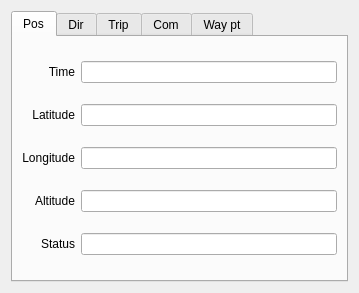
<ui version="4.0" >
 <author>Jim Morris</author>
 <class>MainWindow</class>
 <widget class="QWidget" name="MainWindow" >
  <property name="geometry" >
   <rect>
    <x>0</x>
    <y>0</y>
    <width>359</width>
    <height>293</height>
   </rect>
  </property>
  <layout class="QGridLayout" >
   <item row="0" column="0" >
    <widget class="QTabWidget" name="tabWidget" >
     <property name="currentIndex" >
      <number>0</number>
     </property>
     <widget class="QWidget" name="tab_3" >
      <attribute name="title" >
       <string>Pos</string>
      </attribute>
      <layout class="QGridLayout" >
       <item row="0" column="0" >
        <widget class="QLabel" name="label" >
         <property name="text" >
          <string>Time</string>
         </property>
         <property name="alignment" >
          <set>Qt::AlignRight|Qt::AlignTrailing|Qt::AlignVCenter</set>
         </property>
        </widget>
       </item>
       <item row="0" column="1" >
        <widget class="QLineEdit" name="time" >
         <property name="font" >
          <font>
           <pointsize>6</pointsize>
          </font>
         </property>
         <property name="readOnly" >
          <bool>true</bool>
         </property>
        </widget>
       </item>
       <item row="1" column="0" >
        <widget class="QLabel" name="label_2" >
         <property name="text" >
          <string>Latitude</string>
         </property>
         <property name="alignment" >
          <set>Qt::AlignRight|Qt::AlignTrailing|Qt::AlignVCenter</set>
         </property>
        </widget>
       </item>
       <item row="1" column="1" >
        <widget class="QLineEdit" name="latitude" >
         <property name="readOnly" >
          <bool>true</bool>
         </property>
        </widget>
       </item>
       <item row="2" column="0" >
        <widget class="QLabel" name="label_3" >
         <property name="text" >
          <string>Longitude</string>
         </property>
         <property name="alignment" >
          <set>Qt::AlignRight|Qt::AlignTrailing|Qt::AlignVCenter</set>
         </property>
        </widget>
       </item>
       <item row="2" column="1" >
        <widget class="QLineEdit" name="longitude" >
         <property name="readOnly" >
          <bool>true</bool>
         </property>
        </widget>
       </item>
       <item row="3" column="0" >
        <widget class="QLabel" name="label_4" >
         <property name="text" >
          <string>Altitude</string>
         </property>
         <property name="alignment" >
          <set>Qt::AlignRight|Qt::AlignTrailing|Qt::AlignVCenter</set>
         </property>
        </widget>
       </item>
       <item row="3" column="1" >
        <widget class="QLineEdit" name="altitude" >
         <property name="readOnly" >
          <bool>true</bool>
         </property>
        </widget>
       </item>
       <item row="4" column="0" >
        <widget class="QLabel" name="label_7" >
         <property name="text" >
          <string>Status</string>
         </property>
         <property name="alignment" >
          <set>Qt::AlignRight|Qt::AlignTrailing|Qt::AlignVCenter</set>
         </property>
        </widget>
       </item>
       <item row="4" column="1" >
        <widget class="QLineEdit" name="status" >
         <property name="font" >
          <font>
           <pointsize>6</pointsize>
          </font>
         </property>
         <property name="readOnly" >
          <bool>true</bool>
         </property>
        </widget>
       </item>
      </layout>
     </widget>
     <widget class="QWidget" name="tab_4" >
      <attribute name="title" >
       <string>Dir</string>
      </attribute>
      <layout class="QGridLayout" >
       <item row="0" column="0" >
        <widget class="QLabel" name="label_5" >
         <property name="text" >
          <string>Speed</string>
         </property>
         <property name="alignment" >
          <set>Qt::AlignRight|Qt::AlignTrailing|Qt::AlignVCenter</set>
         </property>
        </widget>
       </item>
       <item row="0" column="1" >
        <widget class="QLineEdit" name="speed" >
         <property name="font" >
          <font>
           <pointsize>12</pointsize>
          </font>
         </property>
         <property name="readOnly" >
          <bool>true</bool>
         </property>
        </widget>
       </item>
       <item row="1" column="0" >
        <widget class="QLabel" name="label_6" >
         <property name="text" >
          <string>Climb</string>
         </property>
         <property name="alignment" >
          <set>Qt::AlignRight|Qt::AlignTrailing|Qt::AlignVCenter</set>
         </property>
        </widget>
       </item>
       <item row="1" column="1" >
        <widget class="QLineEdit" name="climb" >
         <property name="readOnly" >
          <bool>true</bool>
         </property>
        </widget>
       </item>
       <item row="2" column="0" >
        <widget class="QLabel" name="label_10" >
         <property name="text" >
          <string>Bearing</string>
         </property>
         <property name="alignment" >
          <set>Qt::AlignRight|Qt::AlignTrailing|Qt::AlignVCenter</set>
         </property>
        </widget>
       </item>
       <item row="2" column="1" >
        <widget class="QLineEdit" name="bearing" >
         <property name="readOnly" >
          <bool>true</bool>
         </property>
        </widget>
       </item>
      </layout>
     </widget>
     <widget class="QWidget" name="tab_5" >
      <attribute name="title" >
       <string>Trip</string>
      </attribute>
      <layout class="QGridLayout" >
       <item row="0" column="0" >
        <layout class="QGridLayout" >
         <item row="0" column="0" >
          <widget class="QLabel" name="label_11" >
           <property name="text" >
            <string>Ave Speed</string>
           </property>
           <property name="alignment" >
            <set>Qt::AlignRight|Qt::AlignTrailing|Qt::AlignVCenter</set>
           </property>
          </widget>
         </item>
         <item row="0" column="1" >
          <widget class="QLineEdit" name="aveSpeed" >
           <property name="font" >
            <font>
             <pointsize>12</pointsize>
            </font>
           </property>
           <property name="readOnly" >
            <bool>true</bool>
           </property>
          </widget>
         </item>
         <item row="1" column="0" >
          <widget class="QLabel" name="label_12" >
           <property name="text" >
            <string>Distance</string>
           </property>
           <property name="alignment" >
            <set>Qt::AlignRight|Qt::AlignTrailing|Qt::AlignVCenter</set>
           </property>
          </widget>
         </item>
         <item row="1" column="1" >
          <widget class="QLineEdit" name="distance" >
           <property name="font" >
            <font>
             <pointsize>12</pointsize>
            </font>
           </property>
           <property name="readOnly" >
            <bool>true</bool>
           </property>
          </widget>
         </item>
         <item row="3" column="0" >
          <widget class="QLabel" name="label_8" >
           <property name="text" >
            <string>Time</string>
           </property>
           <property name="alignment" >
            <set>Qt::AlignRight|Qt::AlignTrailing|Qt::AlignVCenter</set>
           </property>
          </widget>
         </item>
         <item row="3" column="1" >
          <widget class="QLineEdit" name="runningTime" >
           <property name="font" >
            <font>
             <pointsize>12</pointsize>
            </font>
           </property>
           <property name="readOnly" >
            <bool>true</bool>
           </property>
          </widget>
         </item>
         <item row="4" column="0" >
          <widget class="QLabel" name="label_9" >
           <property name="text" >
            <string>Comment</string>
           </property>
           <property name="alignment" >
            <set>Qt::AlignRight|Qt::AlignTrailing|Qt::AlignVCenter</set>
           </property>
          </widget>
         </item>
         <item row="4" column="1" >
          <widget class="QLineEdit" name="tripComment" />
         </item>
         <item row="2" column="0" >
          <widget class="QLabel" name="label_16" >
           <property name="text" >
            <string>Partial</string>
           </property>
           <property name="alignment" >
            <set>Qt::AlignRight|Qt::AlignTrailing|Qt::AlignVCenter</set>
           </property>
          </widget>
         </item>
         <item row="2" column="1" >
          <widget class="QLineEdit" name="partial" >
           <property name="readOnly" >
            <bool>true</bool>
           </property>
          </widget>
         </item>
        </layout>
       </item>
       <item row="2" column="0" >
        <layout class="QHBoxLayout" >
         <item>
          <layout class="QVBoxLayout" />
         </item>
         <item>
          <widget class="QCheckBox" name="feetButton" >
           <property name="text" >
            <string>feet</string>
           </property>
          </widget>
         </item>
         <item>
          <spacer>
           <property name="orientation" >
            <enum>Qt::Horizontal</enum>
           </property>
           <property name="sizeHint" >
            <size>
             <width>40</width>
             <height>20</height>
            </size>
           </property>
          </spacer>
         </item>
         <item>
          <widget class="QPushButton" name="resetButton" >
           <property name="text" >
            <string>Reset</string>
           </property>
          </widget>
         </item>
         <item>
          <widget class="QPushButton" name="pauseButton" >
           <property name="text" >
            <string>Pause</string>
           </property>
          </widget>
         </item>
         <item>
          <widget class="QPushButton" name="startButton" >
           <property name="text" >
            <string>Start</string>
           </property>
          </widget>
         </item>
        </layout>
       </item>
       <item row="1" column="0" >
        <spacer>
         <property name="orientation" >
          <enum>Qt::Vertical</enum>
         </property>
         <property name="sizeHint" >
          <size>
           <width>20</width>
           <height>40</height>
          </size>
         </property>
        </spacer>
       </item>
      </layout>
     </widget>
     <widget class="QWidget" name="tab_2" >
      <attribute name="title" >
       <string>Com</string>
      </attribute>
      <layout class="QGridLayout" >
       <item row="0" column="0" >
        <widget class="QFrame" name="compassFrame" >
         <property name="sizePolicy" >
          <sizepolicy vsizetype="Expanding" hsizetype="Expanding" >
           <horstretch>0</horstretch>
           <verstretch>0</verstretch>
          </sizepolicy>
         </property>
         <property name="frameShape" >
          <enum>QFrame::StyledPanel</enum>
         </property>
         <property name="frameShadow" >
          <enum>QFrame::Plain</enum>
         </property>
        </widget>
       </item>
      </layout>
     </widget>
     <widget class="QWidget" name="tab" >
      <attribute name="title" >
       <string>Way pt</string>
      </attribute>
      <layout class="QVBoxLayout" >
       <item>
        <layout class="QGridLayout" >
         <item row="0" column="0" >
          <widget class="QLabel" name="label_13" >
           <property name="text" >
            <string>Distance</string>
           </property>
           <property name="alignment" >
            <set>Qt::AlignRight|Qt::AlignTrailing|Qt::AlignVCenter</set>
           </property>
          </widget>
         </item>
         <item row="0" column="1" >
          <widget class="QLineEdit" name="wayPointDistance" >
           <property name="font" >
            <font>
             <pointsize>12</pointsize>
            </font>
           </property>
           <property name="readOnly" >
            <bool>true</bool>
           </property>
          </widget>
         </item>
         <item row="1" column="0" >
          <widget class="QLabel" name="label_14" >
           <property name="text" >
            <string>Longitude</string>
           </property>
           <property name="alignment" >
            <set>Qt::AlignRight|Qt::AlignTrailing|Qt::AlignVCenter</set>
           </property>
          </widget>
         </item>
         <item row="1" column="1" >
          <widget class="QLineEdit" name="wayPtLongitude" >
           <property name="readOnly" >
            <bool>true</bool>
           </property>
          </widget>
         </item>
         <item row="2" column="0" >
          <widget class="QLabel" name="label_15" >
           <property name="text" >
            <string>Latitude</string>
           </property>
           <property name="alignment" >
            <set>Qt::AlignRight|Qt::AlignTrailing|Qt::AlignVCenter</set>
           </property>
          </widget>
         </item>
         <item row="2" column="1" >
          <widget class="QLineEdit" name="wayPtLatitude" >
           <property name="readOnly" >
            <bool>true</bool>
           </property>
          </widget>
         </item>
        </layout>
       </item>
       <item>
        <spacer>
         <property name="orientation" >
          <enum>Qt::Vertical</enum>
         </property>
         <property name="sizeHint" >
          <size>
           <width>20</width>
           <height>40</height>
          </size>
         </property>
        </spacer>
       </item>
       <item>
        <layout class="QHBoxLayout" >
         <item>
          <widget class="QCheckBox" name="twoDCheck" >
           <property name="text" >
            <string>2D</string>
           </property>
           <property name="checked" >
            <bool>true</bool>
           </property>
          </widget>
         </item>
         <item>
          <widget class="QCheckBox" name="wayMilesCheck" >
           <property name="text" >
            <string>miles</string>
           </property>
          </widget>
         </item>
         <item>
          <spacer>
           <property name="orientation" >
            <enum>Qt::Horizontal</enum>
           </property>
           <property name="sizeHint" >
            <size>
             <width>40</width>
             <height>20</height>
            </size>
           </property>
          </spacer>
         </item>
         <item>
          <widget class="QPushButton" name="clearWaypoint" >
           <property name="text" >
            <string>Clear</string>
           </property>
          </widget>
         </item>
         <item>
          <widget class="QPushButton" name="setWaypoint" >
           <property name="text" >
            <string>Set</string>
           </property>
          </widget>
         </item>
        </layout>
       </item>
      </layout>
     </widget>
    </widget>
   </item>
  </layout>
  <action name="actionQuit" >
   <property name="text" >
    <string>Quit</string>
   </property>
  </action>
 </widget>
 <resources/>
 <connections/>
</ui>
